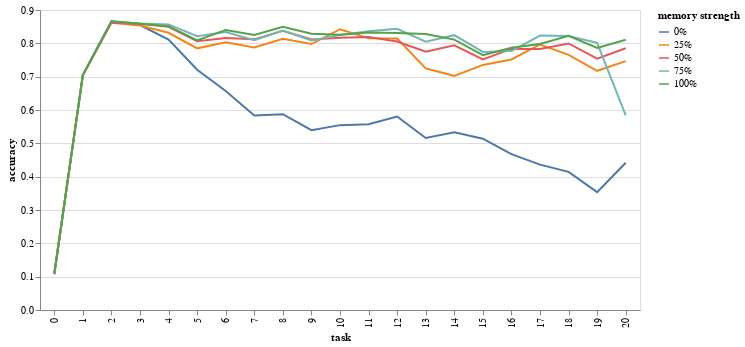

Notebook source saved alongside this figure:
### Code cell
alt.Chart(source).mark_line().encode(
    x='task:O',
    y='accuracy:Q',
    color=alt.Color('memory strength:N', sort=['0%', '25%'])
).properties(
    width=600,
    height=300
).interactive()

### Figure 1 — Vega-Lite specification as saved in the notebook (floating-point values rounded to 4 significant figures)
{"config": {"view": {"continuousWidth": 400, "continuousHeight": 300}}, "data": {"name": "data-ecbd92371060c4b054c75e24a7a6ba94"}, "mark": "line", "encoding": {"color": {"type": "nominal", "field": "memory strength", "sort": ["0%", "25%"]}, "x": {"type": "ordinal", "field": "task"}, "y": {"type": "quantitative", "field": "accuracy"}}, "height": 300, "selection": {"selector018": {"type": "interval", "bind": "scales", "encodings": ["x", "y"]}}, "width": 600, "$schema": "https://vega.github.io/schema/vega-lite/v4.0.2.json", "datasets": {"data-ecbd92371060c4b054c75e24a7a6ba94": [{"task": 0.0, "memory strength": "0%", "accuracy": 0.108}, {"task": 1.0, "memory strength": "0%", "accuracy": 0.7051}, {"task": 2.0, "memory strength": "0%", "accuracy": 0.8651}, {"task": 3.0, "memory strength": "0%", "accuracy": 0.8549}, {"task": 4.0, "memory strength": "0%", "accuracy": 0.8113}, {"task": 5.0, "memory strength": "0%", "accuracy": 0.7209}, {"task": 6.0, "memory strength": "0%", "accuracy": 0.6572}, {"task": 7.0, "memory strength": "0%", "accuracy": 0.5833}, {"task": 8.0, "memory strength": "0%", "accuracy": 0.5874}, {"task": 9.0, "memory strength": "0%", "accuracy": 0.5395}, {"task": 10.0, "memory strength": "0%", "accuracy": 0.5546}, {"task": 11.0, "memory strength": "0%", "accuracy": 0.5574}, {"task": 12.0, "memory strength": "0%", "accuracy": 0.5803}, {"task": 13.0, "memory strength": "0%", "accuracy": 0.5159}, {"task": 14.0, "memory strength": "0%", "accuracy": 0.5334}, {"task": 15.0, "memory strength": "0%", "accuracy": 0.5138}, {"task": 16.0, "memory strength": "0%", "accuracy": 0.4676}, {"task": 17.0, "memory strength": "0%", "accuracy": 0.436}, {"task": 18.0, "memory strength": "0%", "accuracy": 0.4144}, {"task": 19.0, "memory strength": "0%", "accuracy": 0.3537}, {"task": 20.0, "memory strength": "0%", "accuracy": 0.4419}, {"task": 0.0, "memory strength": "25%", "accuracy": 0.108}, {"task": 1.0, "memory strength": "25%", "accuracy": 0.7051}, {"task": 2.0, "memory strength": "25%", "accuracy": 0.8614}, {"task": 3.0, "memory strength": "25%", "accuracy": 0.8532}, {"task": 4.0, "memory strength": "25%", "accuracy": 0.8317}, {"task": 5.0, "memory strength": "25%", "accuracy": 0.785}, {"task": 6.0, "memory strength": "25%", "accuracy": 0.8032}, {"task": 7.0, "memory strength": "25%", "accuracy": 0.7876}, {"task": 8.0, "memory strength": "25%", "accuracy": 0.8135}, {"task": 9.0, "memory strength": "25%", "accuracy": 0.7978}, {"task": 10.0, "memory strength": "25%", "accuracy": 0.8423}, {"task": 11.0, "memory strength": "25%", "accuracy": 0.8151}, {"task": 12.0, "memory strength": "25%", "accuracy": 0.8144}, {"task": 13.0, "memory strength": "25%", "accuracy": 0.7248}, {"task": 14.0, "memory strength": "25%", "accuracy": 0.7025}, {"task": 15.0, "memory strength": "25%", "accuracy": 0.7352}, {"task": 16.0, "memory strength": "25%", "accuracy": 0.7516}, {"task": 17.0, "memory strength": "25%", "accuracy": 0.7966}, {"task": 18.0, "memory strength": "25%", "accuracy": 0.7655}, {"task": 19.0, "memory strength": "25%", "accuracy": 0.7176}, {"task": 20.0, "memory strength": "25%", "accuracy": 0.7467}, {"task": 0.0, "memory strength": "50%", "accuracy": 0.108}, {"task": 1.0, "memory strength": "50%", "accuracy": 0.7051}, {"task": 2.0, "memory strength": "50%", "accuracy": 0.8621}, {"task": 3.0, "memory strength": "50%", "accuracy": 0.8585}, {"task": 4.0, "memory strength": "50%", "accuracy": 0.8495}, {"task": 5.0, "memory strength": "50%", "accuracy": 0.8065}, {"task": 6.0, "memory strength": "50%", "accuracy": 0.816}, {"task": 7.0, "memory strength": "50%", "accuracy": 0.812}, {"task": 8.0, "memory strength": "50%", "accuracy": 0.8376}, {"task": 9.0, "memory strength": "50%", "accuracy": 0.8116}, {"task": 10.0, "memory strength": "50%", "accuracy": 0.8164}, {"task": 11.0, "memory strength": "50%", "accuracy": 0.8191}, {"task": 12.0, "memory strength": "50%", "accuracy": 0.8054}, {"task": 13.0, "memory strength": "50%", "accuracy": 0.775}, {"task": 14.0, "memory strength": "50%", "accuracy": 0.7939}, {"task": 15.0, "memory strength": "50%", "accuracy": 0.7515}, {"task": 16.0, "memory strength": "50%", "accuracy": 0.7833}, {"task": 17.0, "memory strength": "50%", "accuracy": 0.7829}, {"task": 18.0, "memory strength": "50%", "accuracy": 0.7996}, {"task": 19.0, "memory strength": "50%", "accuracy": 0.7539}, {"task": 20.0, "memory strength": "50%", "accuracy": 0.7852}, {"task": 0.0, "memory strength": "75%", "accuracy": 0.108}, {"task": 1.0, "memory strength": "75%", "accuracy": 0.7051}, {"task": 2.0, "memory strength": "75%", "accuracy": 0.8662}, {"task": 3.0, "memory strength": "75%", "accuracy": 0.8597}, {"task": 4.0, "memory strength": "75%", "accuracy": 0.8567}, {"task": 5.0, "memory strength": "75%", "accuracy": 0.8214}, {"task": 6.0, "memory strength": "75%", "accuracy": 0.8337}, {"task": 7.0, "memory strength": "75%", "accuracy": 0.8095}, {"task": 8.0, "memory strength": "75%", "accuracy": 0.8383}, {"task": 9.0, "memory strength": "75%", "accuracy": 0.8089}, {"task": 10.0, "memory strength": "75%", "accuracy": 0.8247}, {"task": 11.0, "memory strength": "75%", "accuracy": 0.8359}, {"task": 12.0, "memory strength": "75%", "accuracy": 0.8434}, {"task": 13.0, "memory strength": "75%", "accuracy": 0.8048}, {"task": 14.0, "memory strength": "75%", "accuracy": 0.8245}, {"task": 15.0, "memory strength": "75%", "accuracy": 0.7743}, {"task": 16.0, "memory strength": "75%", "accuracy": 0.7769}, {"task": 17.0, "memory strength": "75%", "accuracy": 0.8234}, {"task": 18.0, "memory strength": "75%", "accuracy": 0.8217}, {"task": 19.0, "memory strength": "75%", "accuracy": 0.8017}, {"task": 20.0, "memory strength": "75%", "accuracy": 0.5842}, {"task": 0.0, "memory strength": "100%", "accuracy": 0.108}, {"task": 1.0, "memory strength": "100%", "accuracy": 0.7051}, {"task": 2.0, "memory strength": "100%", "accuracy": 0.8663}, {"task": 3.0, "memory strength": "100%", "accuracy": 0.8586}, {"task": 4.0, "memory strength": "100%", "accuracy": 0.8515}, {"task": 5.0, "memory strength": "100%", "accuracy": 0.8086}, {"task": 6.0, "memory strength": "100%", "accuracy": 0.8402}, {"task": 7.0, "memory strength": "100%", "accuracy": 0.825}, {"task": 8.0, "memory strength": "100%", "accuracy": 0.8494}, {"task": 9.0, "memory strength": "100%", "accuracy": 0.8287}, {"task": 10.0, "memory strength": "100%", "accuracy": 0.8256}, {"task": 11.0, "memory strength": "100%", "accuracy": 0.8322}, {"task": 12.0, "memory strength": "100%", "accuracy": 0.8313}, {"task": 13.0, "memory strength": "100%", "accuracy": 0.8283}, {"task": 14.0, "memory strength": "100%", "accuracy": 0.8112}, {"task": 15.0, "memory strength": "100%", "accuracy": 0.7647}, {"task": 16.0, "memory strength": "100%", "accuracy": 0.7865}, {"task": 17.0, "memory strength": "100%", "accuracy": 0.7981}, {"task": 18.0, "memory strength": "100%", "accuracy": 0.8228}, {"task": 19.0, "memory strength": "100%", "accuracy": 0.7859}, {"task": 20.0, "memory strength": "100%", "accuracy": 0.8106}]}}
